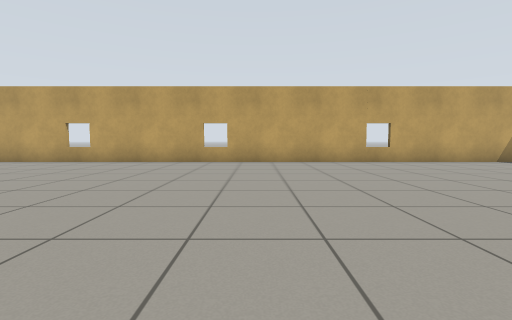
[1] (above)

12 first-person views from a walk through a robot-simulator world made for Gazebo. The camera is 0.72 m above the floor, tilts 4° down and sees 85° across. The floor is counted in squares, 1 m on a side. Each view is taken from the middle of a square. On the plan, view 1 faces up. The plan holds only what a view shows up to about 10 squares ahead; the rest is blank.

[2]
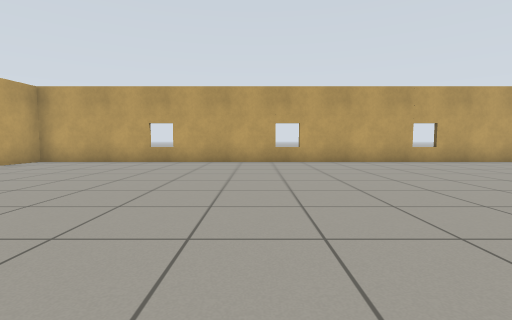

[3]
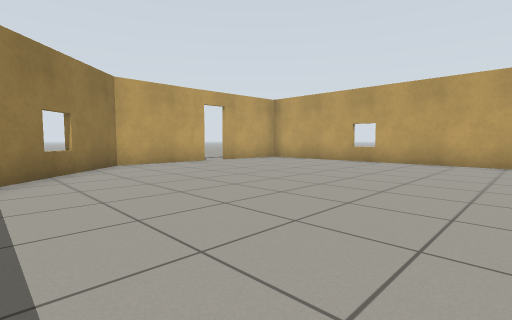

[4]
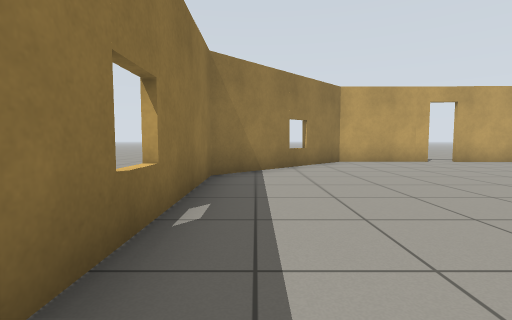

[5]
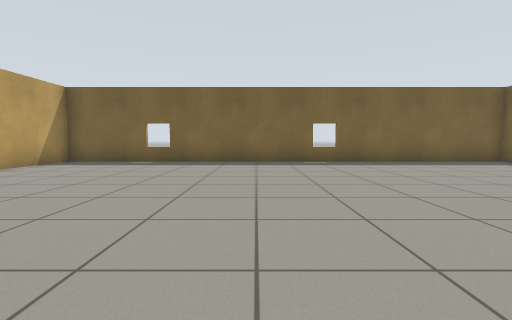

[6]
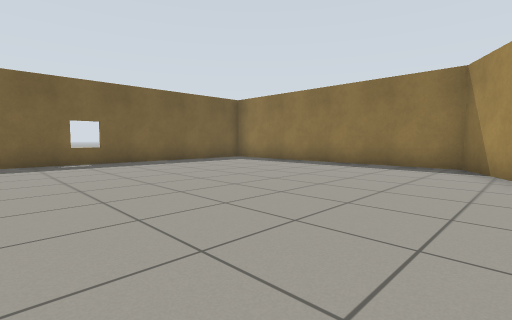

[7]
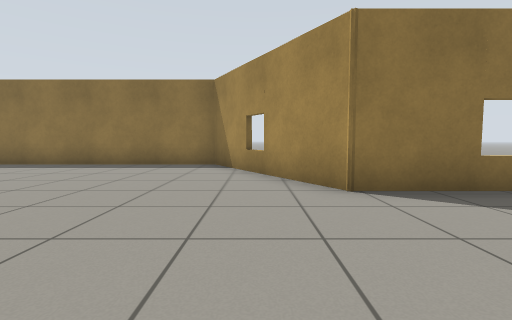

[8]
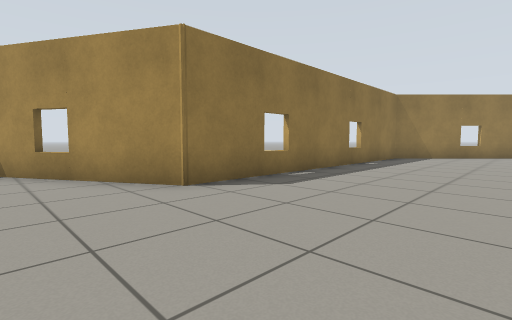

[9]
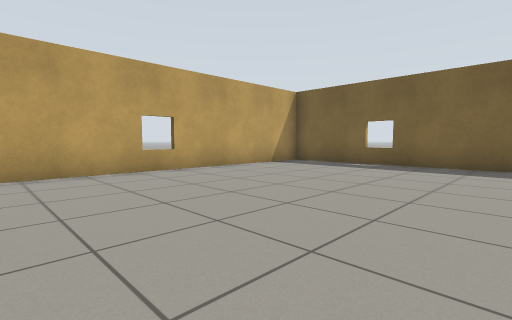

[10]
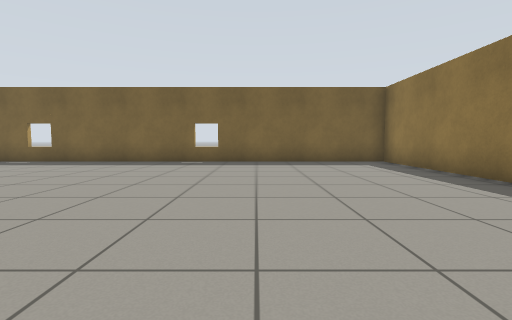

[11]
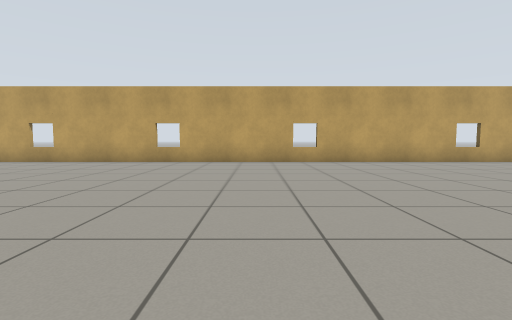

[12]
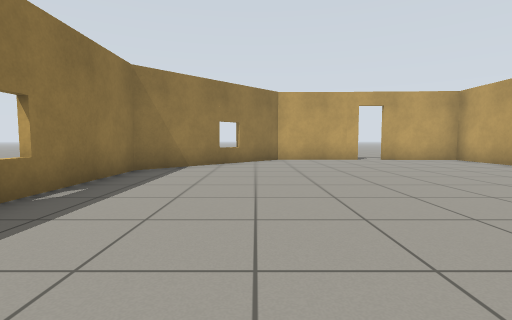

### Floor plan
Points are (right, up) in squares from view 1. A wall is a line through its corners. A room is listed if a view was taken in it or the views show most of it. See-through windows are left out.
Room 1 (views 1, 2, 3, 4, 5, 6, 7, 8, 9, 10, 11, 12)
walls: (-14.4, 5.8) (-14.5, 2.9) (-10.7, -0.9) (-1.3, -0.9) (1.2, -5.3) (9.5, -5.3) (9.5, 9.4) (-14.2, 9.4) (-14.4, 6.7)
ways out: open door at (-14.3, 6.3)

Positions as (right, up) in squares from view 1, and headings:
1: (0, 0), facing up
2: (-7, 0), facing up
3: (-6, 0), facing up-left
4: (-5, 0), facing left
5: (0, 3), facing right
6: (0, 3), facing down-right
7: (0, 3), facing down
8: (1, 3), facing down-left
9: (1, 3), facing up-right
10: (0, -1), facing right
11: (-3, 0), facing up
12: (-4, 2), facing left
